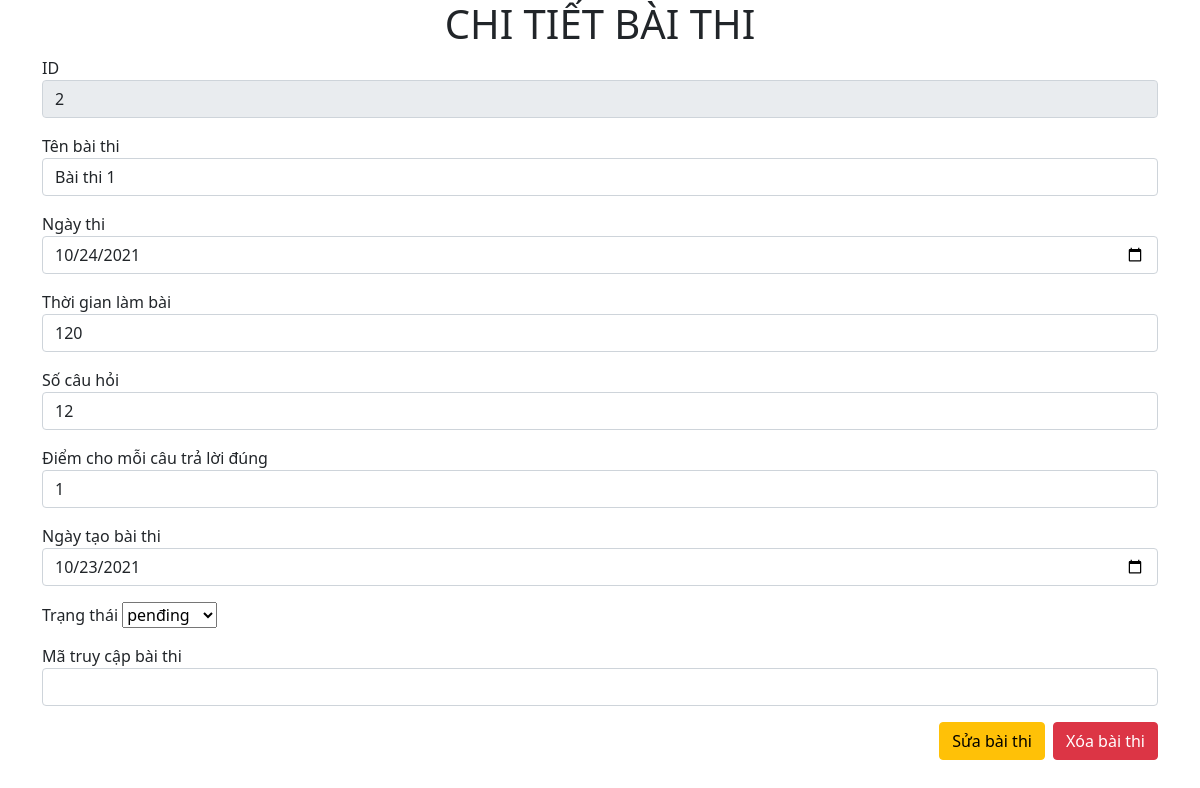
The page /scr/details.php?id=2 on the database its author committed.
### tables this page shows
CREATE TABLE `tb_exam` (
  `id` int(100) NOT NULL,
  `exam_title` varchar(50) NOT NULL,
  `exam_datetime` date NOT NULL,
  `duration` int(5) NOT NULL,
  `total_question` int(5) NOT NULL,
  `marks_per_right_answer` int(5) NOT NULL,
  `created_on` date NOT NULL,
  `status` varchar(10) NOT NULL,
  `exam_code` varchar(10) NOT NULL
);

### scr/details.php (the view, shortened to what this page needs)
<!doctype html>
<html lang="en">
  <head>
    <link href="https://cdn.jsdelivr.net/npm/bootstrap@5.0.2/dist/css/bootstrap.min.css" rel="stylesheet">
  </head>
  <body>
    <h1><center>CHI TIẾT BÀI THI</center></h1>
    <?php
      $id = $_GET['id'];
      $conn = mysqli_connect("localhost","root","12345","exam");
      $sql = "SELECT * FROM tb_exam WHERE id ='$id'";
      $result = mysqli_query($conn,$sql);
      if($result == true){
        while($row = mysqli_fetch_assoc($result)){
          echo '<div class = "container mb-3">ID <input type="text" name = "id" class = "form-control" value="'.$row['id'].'" readonly></div>';
          echo '<div class = "container mb-3">Tên bài thi<input type="text" name = "exam-title" class = "form-control" value="'.$row['exam_title'].'"></div>';
          echo '<div class = "container mb-3">Ngày thi<input type="date" name = "exam-date" class = "form-control" value="'.$row['exam_datetime'].'"></div>';
          echo '<div class = "container mb-3">Thời gian làm bài<input type="number" name = "duration" class = "form-control" value="'.$row['duration'].'"></div>';
          echo '<div class = "container mb-3">Số câu hỏi<input type="text" name = "total-question" class = "form-control" value="'.$row['total_question'].'"></div>';
          echo '<div class = "container mb-3">Điểm cho mỗi câu trả lời đúng<input type="number" name = "right-answer" class = "form-control" value="'.$row['marks_per_right_answer'].'"></div>';
          echo '<div class = "container mb-3">Ngày tạo bài thi<input type="date" name = "date-created" class = "form-control" value="'.$row['created_on'].'"></div>';
          echo '<div class = "container mb-3">
                Trạng thái ';
          echo '<select name="offices" id="">';
                    $sql = "SELECT status FROM tb_exam WHERE id = '$id'";
                    $result = mysqli_query($conn, $sql);
                    if(mysqli_num_rows($result) > 0){
                        while($row = mysqli_fetch_assoc($result)){
                            echo '<option value = "'.$row['status'].'">'.$row['status'].'</option>';
                        }
                    }
                echo '</select>';
            echo'</div>';
            echo '<div class = "container mb-3">Mã truy cập bài thi<input type="text" name = "exam-code" class = "form-control" value="'.$row['exam_code'].'"></div>';
          }
      }
        echo '<div class = "container d-grid gap-2 d-md-flex justify-content-md-end">
                        <a href="change.php?id='.$id.'" class = "btn btn-warning" method = "GET">Sửa bài thi</a>
                        <a href="delete.php?id='.$id.'" class = "btn btn-danger" method = "GET">Xóa bài thi</a>
                    </div>';
    ?>
  </body>
</html>

### rows shown on the page
tb_exam: id "2", exam-title "Bài thi 1", exam-date "10/24/2021", duration "120", total-question "12", right-answer "1", date-created "10/23/2021"

### other values the page prints
form field offices "penđing"
